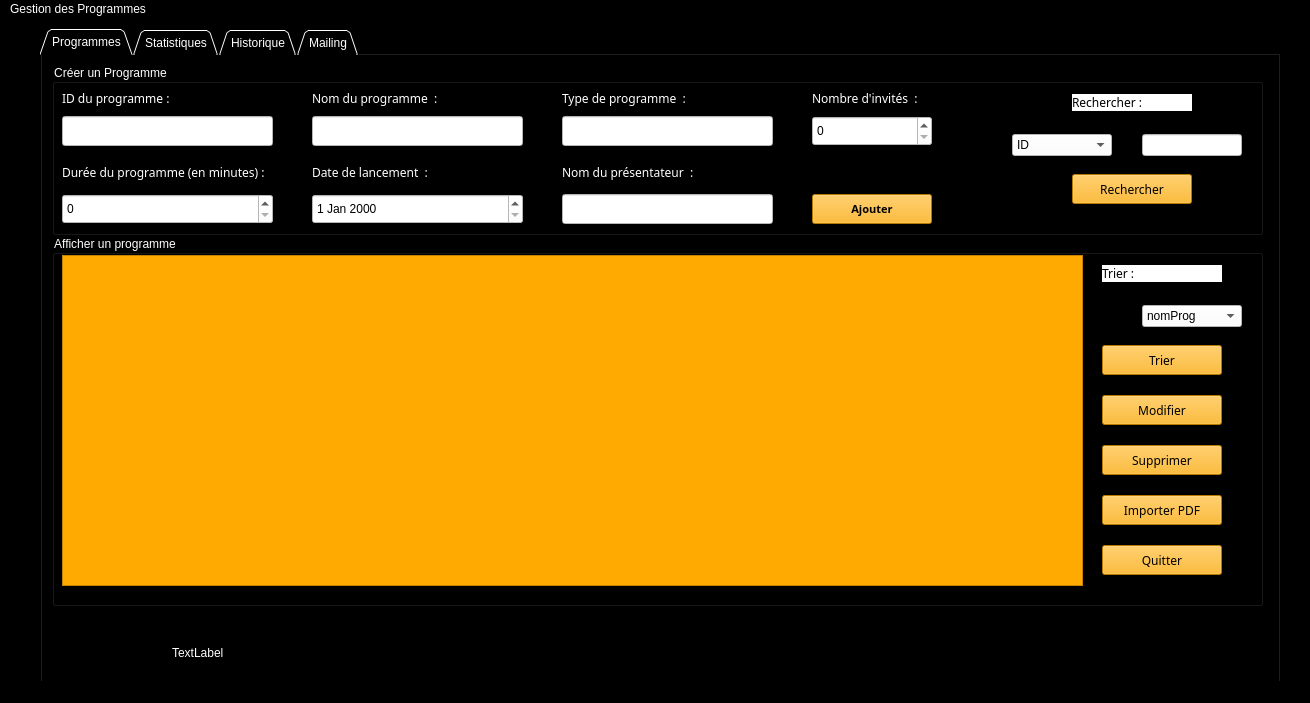
<?xml version="1.0" encoding="UTF-8"?>
<ui version="4.0">
 <class>MainWindow</class>
 <widget class="QMainWindow" name="MainWindow">
  <property name="geometry">
   <rect>
    <x>0</x>
    <y>0</y>
    <width>1310</width>
    <height>703</height>
   </rect>
  </property>
  <property name="windowTitle">
   <string>MainWindow</string>
  </property>
  <property name="styleSheet">
   <string notr="true">background-color: rgb(0, 0, 0);
color: rgb(255, 255, 255);</string>
  </property>
  <widget class="QWidget" name="centralwidget">
   <widget class="QTabWidget" name="tabWidget">
    <property name="enabled">
     <bool>true</bool>
    </property>
    <property name="geometry">
     <rect>
      <x>40</x>
      <y>10</y>
      <width>1241</width>
      <height>671</height>
     </rect>
    </property>
    <property name="styleSheet">
     <string notr="true">background-color: rgb(0, 0, 0);
color: rgb(255, 255, 255);
</string>
    </property>
    <property name="tabShape">
     <enum>QTabWidget::Triangular</enum>
    </property>
    <property name="currentIndex">
     <number>0</number>
    </property>
    <property name="elideMode">
     <enum>Qt::ElideNone</enum>
    </property>
    <property name="usesScrollButtons">
     <bool>true</bool>
    </property>
    <property name="documentMode">
     <bool>false</bool>
    </property>
    <property name="tabBarAutoHide">
     <bool>false</bool>
    </property>
    <widget class="QWidget" name="tab_5">
     <attribute name="icon">
      <iconset>
       <normaloff>../../../Desktop/programmation-web.png</normaloff>../../../Desktop/programmation-web.png</iconset>
     </attribute>
     <attribute name="title">
      <string>Programmes</string>
     </attribute>
     <widget class="QGroupBox" name="groupBox_10">
      <property name="geometry">
       <rect>
        <x>10</x>
        <y>9</y>
        <width>1211</width>
        <height>171</height>
       </rect>
      </property>
      <property name="styleSheet">
       <string notr="true">background-color: rgb(0, 0, 0);
color: rgb(255, 255, 255);</string>
      </property>
      <property name="title">
       <string>Créer un Programme</string>
      </property>
      <widget class="QLineEdit" name="ID">
       <property name="geometry">
        <rect>
         <x>10</x>
         <y>52</y>
         <width>211</width>
         <height>30</height>
        </rect>
       </property>
       <property name="styleSheet">
        <string notr="true">background-color: rgb(255, 255, 255);
color: rgb(0, 0, 0);</string>
       </property>
       <property name="text">
        <string/>
       </property>
      </widget>
      <widget class="QLabel" name="label_12">
       <property name="geometry">
        <rect>
         <x>10</x>
         <y>26</y>
         <width>120</width>
         <height>17</height>
        </rect>
       </property>
       <property name="font">
        <font>
         <family>Berlin Sans FB</family>
         <pointsize>9</pointsize>
         <weight>50</weight>
         <italic>false</italic>
         <bold>false</bold>
        </font>
       </property>
       <property name="text">
        <string>ID du programme :</string>
       </property>
      </widget>
      <widget class="QLabel" name="label_27">
       <property name="geometry">
        <rect>
         <x>10</x>
         <y>100</y>
         <width>231</width>
         <height>17</height>
        </rect>
       </property>
       <property name="font">
        <font>
         <family>Berlin Sans FB</family>
         <pointsize>9</pointsize>
         <weight>50</weight>
         <italic>false</italic>
         <bold>false</bold>
        </font>
       </property>
       <property name="text">
        <string>Durée du programme (en minutes) :</string>
       </property>
      </widget>
      <widget class="QSpinBox" name="Duree">
       <property name="geometry">
        <rect>
         <x>10</x>
         <y>130</y>
         <width>211</width>
         <height>30</height>
        </rect>
       </property>
       <property name="styleSheet">
        <string notr="true">background-color: rgb(255, 255, 255);
color: rgb(0, 0, 0);</string>
       </property>
      </widget>
      <widget class="QLabel" name="label_29">
       <property name="geometry">
        <rect>
         <x>260</x>
         <y>100</y>
         <width>130</width>
         <height>17</height>
        </rect>
       </property>
       <property name="font">
        <font>
         <family>Berlin Sans FB</family>
         <pointsize>9</pointsize>
         <weight>50</weight>
         <italic>false</italic>
         <bold>false</bold>
        </font>
       </property>
       <property name="text">
        <string>Date de lancement  :</string>
       </property>
      </widget>
      <widget class="QLineEdit" name="nomPresentateur">
       <property name="geometry">
        <rect>
         <x>510</x>
         <y>130</y>
         <width>211</width>
         <height>30</height>
        </rect>
       </property>
       <property name="styleSheet">
        <string notr="true">background-color: rgb(255, 255, 255);
color: rgb(0, 0, 0);</string>
       </property>
       <property name="text">
        <string/>
       </property>
      </widget>
      <widget class="QLabel" name="label_31">
       <property name="geometry">
        <rect>
         <x>510</x>
         <y>100</y>
         <width>145</width>
         <height>17</height>
        </rect>
       </property>
       <property name="font">
        <font>
         <family>Berlin Sans FB</family>
         <pointsize>9</pointsize>
         <weight>50</weight>
         <italic>false</italic>
         <bold>false</bold>
        </font>
       </property>
       <property name="text">
        <string>Nom du présentateur  :</string>
       </property>
      </widget>
      <widget class="QLabel" name="label_32">
       <property name="geometry">
        <rect>
         <x>760</x>
         <y>26</y>
         <width>116</width>
         <height>17</height>
        </rect>
       </property>
       <property name="font">
        <font>
         <family>Berlin Sans FB</family>
         <pointsize>9</pointsize>
         <weight>50</weight>
         <italic>false</italic>
         <bold>false</bold>
        </font>
       </property>
       <property name="text">
        <string>Nombre d'invités  :</string>
       </property>
      </widget>
      <widget class="QSpinBox" name="Nbreinvites">
       <property name="geometry">
        <rect>
         <x>760</x>
         <y>52</y>
         <width>120</width>
         <height>30</height>
        </rect>
       </property>
       <property name="styleSheet">
        <string notr="true">background-color: rgb(255, 255, 255);
color: rgb(0, 0, 0);</string>
       </property>
      </widget>
      <widget class="QPushButton" name="ajouter">
       <property name="enabled">
        <bool>true</bool>
       </property>
       <property name="geometry">
        <rect>
         <x>760</x>
         <y>130</y>
         <width>120</width>
         <height>30</height>
        </rect>
       </property>
       <property name="font">
        <font>
         <family>News701 BT</family>
         <pointsize>8</pointsize>
         <weight>75</weight>
         <italic>false</italic>
         <bold>true</bold>
        </font>
       </property>
       <property name="styleSheet">
        <string notr="true">background-color: rgb(255, 170, 0);
color: rgb(0, 0, 0);</string>
       </property>
       <property name="text">
        <string>Ajouter</string>
       </property>
      </widget>
      <widget class="QDateEdit" name="Date_Prog">
       <property name="geometry">
        <rect>
         <x>260</x>
         <y>130</y>
         <width>211</width>
         <height>30</height>
        </rect>
       </property>
       <property name="styleSheet">
        <string notr="true">background-color: rgb(255, 255, 255);
color: rgb(0, 0, 0);</string>
       </property>
      </widget>
      <widget class="QLabel" name="label_16">
       <property name="geometry">
        <rect>
         <x>260</x>
         <y>26</y>
         <width>141</width>
         <height>17</height>
        </rect>
       </property>
       <property name="font">
        <font>
         <family>Berlin Sans FB</family>
         <pointsize>9</pointsize>
         <weight>50</weight>
         <italic>false</italic>
         <bold>false</bold>
        </font>
       </property>
       <property name="text">
        <string>Nom du programme  :</string>
       </property>
      </widget>
      <widget class="QLineEdit" name="nomProg">
       <property name="geometry">
        <rect>
         <x>260</x>
         <y>52</y>
         <width>211</width>
         <height>30</height>
        </rect>
       </property>
       <property name="styleSheet">
        <string notr="true">background-color: rgb(255, 255, 255);
color: rgb(0, 0, 0);</string>
       </property>
       <property name="text">
        <string/>
       </property>
      </widget>
      <widget class="QLabel" name="label_13">
       <property name="geometry">
        <rect>
         <x>510</x>
         <y>26</y>
         <width>143</width>
         <height>17</height>
        </rect>
       </property>
       <property name="font">
        <font>
         <family>Berlin Sans FB</family>
         <pointsize>9</pointsize>
         <weight>50</weight>
         <italic>false</italic>
         <bold>false</bold>
        </font>
       </property>
       <property name="text">
        <string>Type de programme  : </string>
       </property>
      </widget>
      <widget class="QLineEdit" name="typeProg">
       <property name="geometry">
        <rect>
         <x>510</x>
         <y>52</y>
         <width>211</width>
         <height>30</height>
        </rect>
       </property>
       <property name="styleSheet">
        <string notr="true">background-color: rgb(255, 255, 255);
color: rgb(0, 0, 0);</string>
       </property>
       <property name="text">
        <string/>
       </property>
      </widget>
      <widget class="QLineEdit" name="Le_rech">
       <property name="geometry">
        <rect>
         <x>1090</x>
         <y>70</y>
         <width>100</width>
         <height>22</height>
        </rect>
       </property>
       <property name="styleSheet">
        <string notr="true">background-color: rgb(255, 255, 255);
color: rgb(0, 0, 0);</string>
       </property>
       <property name="text">
        <string/>
       </property>
      </widget>
      <widget class="QComboBox" name="comboBox_recherche">
       <property name="geometry">
        <rect>
         <x>960</x>
         <y>70</y>
         <width>100</width>
         <height>22</height>
        </rect>
       </property>
       <property name="styleSheet">
        <string notr="true">background-color: rgb(255, 255, 255);
color: rgb(0, 0, 0);</string>
       </property>
       <item>
        <property name="text">
         <string>ID</string>
        </property>
       </item>
       <item>
        <property name="text">
         <string>nomProg</string>
        </property>
       </item>
       <item>
        <property name="text">
         <string>nomPresentateur</string>
        </property>
       </item>
      </widget>
      <widget class="QLabel" name="label_17">
       <property name="geometry">
        <rect>
         <x>1020</x>
         <y>30</y>
         <width>120</width>
         <height>17</height>
        </rect>
       </property>
       <property name="font">
        <font>
         <family>Berlin Sans FB</family>
         <pointsize>9</pointsize>
         <weight>50</weight>
         <italic>false</italic>
         <bold>false</bold>
        </font>
       </property>
       <property name="styleSheet">
        <string notr="true">background-color: rgb(255, 255, 255);
color: rgb(0, 0, 0);</string>
       </property>
       <property name="text">
        <string>Rechercher :</string>
       </property>
      </widget>
      <widget class="QPushButton" name="Rechercher">
       <property name="geometry">
        <rect>
         <x>1020</x>
         <y>110</y>
         <width>120</width>
         <height>30</height>
        </rect>
       </property>
       <property name="font">
        <font>
         <family>Berlin Sans FB</family>
         <pointsize>9</pointsize>
         <weight>50</weight>
         <bold>false</bold>
        </font>
       </property>
       <property name="styleSheet">
        <string notr="true">background-color: rgb(255, 170, 0);
color: rgb(0, 0, 0);</string>
       </property>
       <property name="text">
        <string>Rechercher</string>
       </property>
      </widget>
     </widget>
     <widget class="QGroupBox" name="groupBox_4">
      <property name="geometry">
       <rect>
        <x>10</x>
        <y>180</y>
        <width>1211</width>
        <height>371</height>
       </rect>
      </property>
      <property name="styleSheet">
       <string notr="true">background-color: rgb(0, 0, 0);
color: rgb(255, 255, 255);</string>
      </property>
      <property name="title">
       <string>Afficher un programme</string>
      </property>
      <widget class="QTableView" name="TableauAffichage">
       <property name="geometry">
        <rect>
         <x>10</x>
         <y>20</y>
         <width>1021</width>
         <height>331</height>
        </rect>
       </property>
       <property name="styleSheet">
        <string notr="true">background-color: rgb(255, 170, 0);
color: rgb(0, 0, 0);</string>
       </property>
      </widget>
      <widget class="QPushButton" name="Trier">
       <property name="geometry">
        <rect>
         <x>1050</x>
         <y>110</y>
         <width>120</width>
         <height>30</height>
        </rect>
       </property>
       <property name="font">
        <font>
         <family>Berlin Sans FB</family>
         <pointsize>9</pointsize>
         <weight>50</weight>
         <bold>false</bold>
        </font>
       </property>
       <property name="styleSheet">
        <string notr="true">background-color: rgb(255, 170, 0);
color: rgb(0, 0, 0);</string>
       </property>
       <property name="text">
        <string>Trier</string>
       </property>
      </widget>
      <widget class="QPushButton" name="Modifier">
       <property name="geometry">
        <rect>
         <x>1050</x>
         <y>160</y>
         <width>120</width>
         <height>30</height>
        </rect>
       </property>
       <property name="font">
        <font>
         <family>Berlin Sans FB</family>
         <pointsize>9</pointsize>
         <weight>50</weight>
         <bold>false</bold>
        </font>
       </property>
       <property name="styleSheet">
        <string notr="true">background-color: rgb(255, 170, 0);
color: rgb(0, 0, 0);</string>
       </property>
       <property name="text">
        <string>Modifier</string>
       </property>
      </widget>
      <widget class="QPushButton" name="Supprimer">
       <property name="geometry">
        <rect>
         <x>1050</x>
         <y>210</y>
         <width>120</width>
         <height>30</height>
        </rect>
       </property>
       <property name="font">
        <font>
         <family>Berlin Sans FB</family>
         <pointsize>9</pointsize>
         <weight>50</weight>
         <bold>false</bold>
        </font>
       </property>
       <property name="styleSheet">
        <string notr="true">background-color: rgb(255, 170, 0);
color: rgb(0, 0, 0);</string>
       </property>
       <property name="text">
        <string>Supprimer</string>
       </property>
      </widget>
      <widget class="QPushButton" name="ImporterPDF">
       <property name="geometry">
        <rect>
         <x>1050</x>
         <y>260</y>
         <width>120</width>
         <height>30</height>
        </rect>
       </property>
       <property name="font">
        <font>
         <family>Berlin Sans FB</family>
         <pointsize>9</pointsize>
         <weight>50</weight>
         <bold>false</bold>
        </font>
       </property>
       <property name="styleSheet">
        <string notr="true">background-color: rgb(255, 170, 0);
color: rgb(0, 0, 0);</string>
       </property>
       <property name="text">
        <string>Importer PDF</string>
       </property>
      </widget>
      <widget class="QComboBox" name="comboBox_tri">
       <property name="geometry">
        <rect>
         <x>1090</x>
         <y>70</y>
         <width>100</width>
         <height>22</height>
        </rect>
       </property>
       <property name="styleSheet">
        <string notr="true">background-color: rgb(255, 255, 255);
color: rgb(0, 0, 0);</string>
       </property>
       <item>
        <property name="text">
         <string>nomProg</string>
        </property>
       </item>
       <item>
        <property name="text">
         <string>Nbreinvites</string>
        </property>
       </item>
       <item>
        <property name="text">
         <string>ID</string>
        </property>
       </item>
      </widget>
      <widget class="QLabel" name="label_19">
       <property name="geometry">
        <rect>
         <x>1050</x>
         <y>30</y>
         <width>120</width>
         <height>17</height>
        </rect>
       </property>
       <property name="font">
        <font>
         <family>Berlin Sans FB</family>
         <pointsize>9</pointsize>
         <weight>50</weight>
         <italic>false</italic>
         <bold>false</bold>
        </font>
       </property>
       <property name="styleSheet">
        <string notr="true">background-color: rgb(255, 255, 255);
color: rgb(0, 0, 0);</string>
       </property>
       <property name="text">
        <string>Trier :</string>
       </property>
      </widget>
      <widget class="QPushButton" name="Quitter">
       <property name="geometry">
        <rect>
         <x>1050</x>
         <y>310</y>
         <width>120</width>
         <height>30</height>
        </rect>
       </property>
       <property name="font">
        <font>
         <family>Berlin Sans FB</family>
         <pointsize>9</pointsize>
         <weight>50</weight>
         <bold>false</bold>
        </font>
       </property>
       <property name="styleSheet">
        <string notr="true">background-color: rgb(255, 170, 0);
color: rgb(0, 0, 0);</string>
       </property>
       <property name="text">
        <string>Quitter</string>
       </property>
      </widget>
     </widget>
     <widget class="QLabel" name="label_3">
      <property name="geometry">
       <rect>
        <x>130</x>
        <y>590</y>
        <width>56</width>
        <height>16</height>
       </rect>
      </property>
      <property name="text">
       <string>TextLabel</string>
      </property>
     </widget>
    </widget>
    <widget class="QWidget" name="tab">
     <attribute name="icon">
      <iconset>
       <normaloff>../../../Desktop/statistiques.png</normaloff>../../../Desktop/statistiques.png</iconset>
     </attribute>
     <attribute name="title">
      <string>Statistiques</string>
     </attribute>
     <widget class="QGroupBox" name="groupBox">
      <property name="geometry">
       <rect>
        <x>10</x>
        <y>10</y>
        <width>1211</width>
        <height>541</height>
       </rect>
      </property>
      <property name="title">
       <string>Statistiques</string>
      </property>
      <widget class="QFrame" name="horizontalFrame">
       <property name="geometry">
        <rect>
         <x>280</x>
         <y>30</y>
         <width>641</width>
         <height>491</height>
        </rect>
       </property>
       <property name="styleSheet">
        <string notr="true">color: rgb(0, 0, 0);
background-color: rgb(255, 255, 255);</string>
       </property>
       <layout class="QHBoxLayout" name="horizontalLayout"/>
      </widget>
      <widget class="QPushButton" name="Quitter_2">
       <property name="geometry">
        <rect>
         <x>1080</x>
         <y>500</y>
         <width>120</width>
         <height>30</height>
        </rect>
       </property>
       <property name="font">
        <font>
         <family>Berlin Sans FB</family>
         <pointsize>9</pointsize>
         <weight>50</weight>
         <bold>false</bold>
        </font>
       </property>
       <property name="styleSheet">
        <string notr="true">background-color: rgb(255, 170, 0);
color: rgb(0, 0, 0);</string>
       </property>
       <property name="text">
        <string>Quitter</string>
       </property>
      </widget>
     </widget>
    </widget>
    <widget class="QWidget" name="tab_7">
     <attribute name="icon">
      <iconset>
       <normaloff>../../../Desktop/history.png</normaloff>../../../Desktop/history.png</iconset>
     </attribute>
     <attribute name="title">
      <string>Historique</string>
     </attribute>
     <widget class="QGroupBox" name="groupBox_2">
      <property name="geometry">
       <rect>
        <x>70</x>
        <y>50</y>
        <width>1101</width>
        <height>461</height>
       </rect>
      </property>
      <property name="title">
       <string>Historique</string>
      </property>
      <widget class="QTextBrowser" name="Histo">
       <property name="geometry">
        <rect>
         <x>70</x>
         <y>40</y>
         <width>961</width>
         <height>321</height>
        </rect>
       </property>
       <property name="styleSheet">
        <string notr="true">background-color: rgb(255, 170, 0);
color: rgb(0, 0, 0);</string>
       </property>
      </widget>
      <widget class="QPushButton" name="HISTORIQUE">
       <property name="geometry">
        <rect>
         <x>460</x>
         <y>380</y>
         <width>191</width>
         <height>30</height>
        </rect>
       </property>
       <property name="font">
        <font>
         <family>Berlin Sans FB</family>
         <pointsize>9</pointsize>
         <weight>50</weight>
         <bold>false</bold>
        </font>
       </property>
       <property name="styleSheet">
        <string notr="true">background-color: rgb(255, 170, 0);
color: rgb(0, 0, 0);</string>
       </property>
       <property name="text">
        <string>Afficher Historique</string>
       </property>
      </widget>
      <widget class="QPushButton" name="Quitter_3">
       <property name="geometry">
        <rect>
         <x>970</x>
         <y>420</y>
         <width>120</width>
         <height>30</height>
        </rect>
       </property>
       <property name="font">
        <font>
         <family>Berlin Sans FB</family>
         <pointsize>9</pointsize>
         <weight>50</weight>
         <bold>false</bold>
        </font>
       </property>
       <property name="styleSheet">
        <string notr="true">background-color: rgb(255, 170, 0);
color: rgb(0, 0, 0);</string>
       </property>
       <property name="text">
        <string>Quitter</string>
       </property>
      </widget>
     </widget>
    </widget>
    <widget class="QWidget" name="tab_8">
     <attribute name="icon">
      <iconset>
       <normaloff>../../../Desktop/email.png</normaloff>../../../Desktop/email.png</iconset>
     </attribute>
     <attribute name="title">
      <string>Mailing</string>
     </attribute>
     <widget class="QGroupBox" name="groupBox_6">
      <property name="geometry">
       <rect>
        <x>120</x>
        <y>20</y>
        <width>1001</width>
        <height>521</height>
       </rect>
      </property>
      <property name="title">
       <string>Mailing</string>
      </property>
      <widget class="QLineEdit" name="file">
       <property name="geometry">
        <rect>
         <x>150</x>
         <y>106</y>
         <width>561</width>
         <height>23</height>
        </rect>
       </property>
       <property name="styleSheet">
        <string notr="true">background-color: rgb(255, 255, 255);
color: rgb(0, 0, 0);</string>
       </property>
       <property name="text">
        <string/>
       </property>
       <property name="placeholderText">
        <string>Parcourir votre pièce jointe </string>
       </property>
      </widget>
      <widget class="QPushButton" name="sendBtn">
       <property name="geometry">
        <rect>
         <x>150</x>
         <y>440</y>
         <width>691</width>
         <height>31</height>
        </rect>
       </property>
       <property name="styleSheet">
        <string notr="true">background-color: rgb(255, 170, 0);
color: rgb(0, 0, 0);</string>
       </property>
       <property name="text">
        <string>Send</string>
       </property>
       <property name="iconSize">
        <size>
         <width>30</width>
         <height>90</height>
        </size>
       </property>
      </widget>
      <widget class="QPushButton" name="browseBtn">
       <property name="geometry">
        <rect>
         <x>720</x>
         <y>105</y>
         <width>121</width>
         <height>24</height>
        </rect>
       </property>
       <property name="styleSheet">
        <string notr="true">background-color: rgb(255, 170, 0);
color: rgb(0, 0, 0);</string>
       </property>
       <property name="text">
        <string>Parcourir...</string>
       </property>
      </widget>
      <widget class="QLineEdit" name="rcpt">
       <property name="geometry">
        <rect>
         <x>150</x>
         <y>36</y>
         <width>491</width>
         <height>21</height>
        </rect>
       </property>
       <property name="styleSheet">
        <string notr="true">background-color: rgb(255, 255, 255);
color: rgb(0, 0, 0);</string>
       </property>
       <property name="text">
        <string/>
       </property>
       <property name="placeholderText">
        <string>Destination</string>
       </property>
      </widget>
      <widget class="QLineEdit" name="mail_pass">
       <property name="geometry">
        <rect>
         <x>662</x>
         <y>36</y>
         <width>181</width>
         <height>20</height>
        </rect>
       </property>
       <property name="styleSheet">
        <string notr="true">background-color: rgb(255, 170, 0);
color: rgb(0, 0, 0);</string>
       </property>
       <property name="echoMode">
        <enum>QLineEdit::Password</enum>
       </property>
       <property name="placeholderText">
        <string>mot de passe de votre mail</string>
       </property>
      </widget>
      <widget class="QTextEdit" name="msg">
       <property name="geometry">
        <rect>
         <x>150</x>
         <y>142</y>
         <width>691</width>
         <height>291</height>
        </rect>
       </property>
       <property name="styleSheet">
        <string notr="true">background-color: rgb(255, 170, 0);
color: rgb(0, 0, 0);</string>
       </property>
       <property name="html">
        <string>&lt;!DOCTYPE HTML PUBLIC &quot;-//W3C//DTD HTML 4.0//EN&quot; &quot;http://www.w3.org/TR/REC-html40/strict.dtd&quot;&gt;
&lt;html&gt;&lt;head&gt;&lt;meta name=&quot;qrichtext&quot; content=&quot;1&quot; /&gt;&lt;style type=&quot;text/css&quot;&gt;
p, li { white-space: pre-wrap; }
&lt;/style&gt;&lt;/head&gt;&lt;body style=&quot; font-family:'MS Shell Dlg 2'; font-size:7.8pt; font-weight:400; font-style:normal;&quot;&gt;
&lt;p style=&quot;-qt-paragraph-type:empty; margin-top:0px; margin-bottom:0px; margin-left:0px; margin-right:0px; -qt-block-indent:0; text-indent:0px; font-family:'MS Shell Dlg 2';&quot;&gt;&lt;br /&gt;&lt;/p&gt;&lt;/body&gt;&lt;/html&gt;</string>
       </property>
       <property name="placeholderText">
        <string>Taper votre message ici ...</string>
       </property>
      </widget>
      <widget class="QLineEdit" name="subject">
       <property name="geometry">
        <rect>
         <x>150</x>
         <y>70</y>
         <width>691</width>
         <height>16</height>
        </rect>
       </property>
       <property name="styleSheet">
        <string notr="true">background-color: rgb(255, 255, 255);
color: rgb(0, 0, 0);</string>
       </property>
       <property name="text">
        <string/>
       </property>
       <property name="placeholderText">
        <string>Sujet</string>
       </property>
      </widget>
      <widget class="QPushButton" name="Quitter_4">
       <property name="geometry">
        <rect>
         <x>150</x>
         <y>480</y>
         <width>691</width>
         <height>31</height>
        </rect>
       </property>
       <property name="styleSheet">
        <string notr="true">background-color: rgb(255, 170, 0);
color: rgb(0, 0, 0);</string>
       </property>
       <property name="text">
        <string>Quitter</string>
       </property>
      </widget>
     </widget>
    </widget>
   </widget>
  </widget>
  <widget class="QStatusBar" name="statusbar"/>
  <widget class="QMenuBar" name="menubar">
   <property name="geometry">
    <rect>
     <x>0</x>
     <y>0</y>
     <width>1310</width>
     <height>26</height>
    </rect>
   </property>
   <widget class="QMenu" name="menuGestion_des_Programmes">
    <property name="title">
     <string>Gestion des Programmes</string>
    </property>
   </widget>
   <addaction name="menuGestion_des_Programmes"/>
  </widget>
 </widget>
 <resources/>
 <connections/>
</ui>
